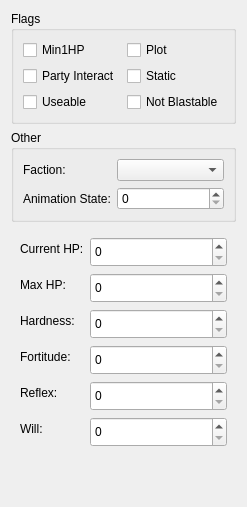
      <widget class="QWidget" name="tab_10">
       <attribute name="title">
        <string>Advanced</string>
       </attribute>
       <layout class="QVBoxLayout" name="verticalLayout">
        <item>
         <widget class="QGroupBox" name="groupBox_16">
          <property name="title">
           <string>Flags</string>
          </property>
          <layout class="QGridLayout" name="gridLayout_5">
           <item row="2" column="0">
            <widget class="QCheckBox" name="useableCheckbox">
             <property name="toolTip">
              <string>Useable (GFF: Useable). BYTE 0/1. When set, the placeable can be clicked/used
               by the player (runs Conversation or OnUsed script). When unset, the placeable cannot
               be directly interacted with. Modders: enable for containers, computers, and
               interactive objects; leave off for decoration.</string>
             </property>
             <property name="text">
              <string>Useable</string>
             </property>
            </widget>
           </item>
           <item row="1" column="0">
            <widget class="QCheckBox" name="partyInteractCheckbox">
             <property name="toolTip">
              <string>Party Interact (GFF: PartyInteract). BYTE 0/1. When set, any party member can
               use the placeable; when unset, only the player might be able to (engine-dependent).
               Modders: enable for shared containers or objects the whole party should use.</string>
             </property>
             <property name="text">
              <string>Party Interact</string>
             </property>
            </widget>
           </item>
           <item row="1" column="1">
            <widget class="QCheckBox" name="staticCheckbox">
             <property name="toolTip">
              <string>Static (GFF: Static). BYTE 0/1. When set, the placeable is non-interactive (no
               use, no dialogue). Used for decorative objects. Modders: enable for scenery; leave
               off for containers or useable objects.</string>
             </property>
             <property name="text">
              <string>Static</string>
             </property>
            </widget>
           </item>
           <item row="0" column="1">
            <widget class="QCheckBox" name="plotCheckbox">
             <property name="toolTip">
              <string>Plot (GFF: Plot). BYTE 0/1. When set, the placeable is plot-critical; the game
               may prevent it from being destroyed. Modders: enable for story-essential objects;
               leave off for normal destructible placeables.</string>
             </property>
             <property name="text">
              <string>Plot</string>
             </property>
            </widget>
           </item>
           <item row="2" column="1">
            <widget class="QCheckBox" name="notBlastableCheckbox">
             <property name="toolTip">
              <string>Not Blastable (GFF: NotBlastable). KotOR 2 only. BYTE 0/1. When set, the
               placeable cannot be destroyed by explosives. Modders: enable for placeables that must
               be opened or destroyed by script only.</string>
             </property>
             <property name="text">
              <string>Not Blastable</string>
             </property>
            </widget>
           </item>
           <item row="0" column="0">
            <widget class="QCheckBox" name="min1HpCheckbox">
             <property name="toolTip">
              <string>Min 1 HP (GFF: Min1HP). BYTE 0/1. When set, the placeable's HP cannot go below
               1 from damage. Scripts can still destroy it. Modders: use for placeables that must
               stay until scripted removal.</string>
             </property>
             <property name="text">
              <string>Min1HP</string>
             </property>
            </widget>
           </item>
          </layout>
         </widget>
        </item>
        <item>
         <widget class="QGroupBox" name="groupBox_17">
          <property name="title">
           <string>Other</string>
          </property>
          <layout class="QFormLayout" name="formLayout_11">
           <item row="0" column="0">
            <widget class="QLabel" name="label_41">
             <property name="text">
              <string>Faction:</string>
             </property>
            </widget>
           </item>
           <item row="0" column="1">
            <widget class="ComboBox2DA" name="factionSelect">
             <property name="toolTip">
              <string>Faction (GFF: Faction). DWORD. Engine reads via ReadFieldDWORD in
               LoadPlaceable. Faction identifier; determines who the placeable is hostile or
               friendly to (repute.2da). Modders: set to match your module's factions; 0 is often
               neutral. Wrong values can cause the placeable to be targeted by allies or ignored by
               enemies. Used for AI and combat targeting.</string>
             </property>
            </widget>
           </item>
           <item row="1" column="0">
            <widget class="QLabel" name="label_42">
             <property name="text">
              <string>Animation State:</string>
             </property>
            </widget>
           </item>
           <item row="1" column="1">
            <widget class="QSpinBox" name="animationState">
             <property name="toolTip">
              <string>Animation State (GFF: AnimationState). BYTE. Current placeable animation
               state. In engine files often 0. Modders: leave 0 in templates. Valid range 0–255.</string>
             </property>
             <property name="minimum">
              <number>0</number>
             </property>
             <property name="maximum">
              <number>255</number>
             </property>
            </widget>
           </item>
          </layout>
         </widget>
        </item>
        <item>
         <widget class="QFrame" name="frame_4">
          <property name="sizePolicy">
           <sizepolicy hsizetype="Preferred" vsizetype="MinimumExpanding">
            <horstretch>0</horstretch>
            <verstretch>0</verstretch>
           </sizepolicy>
          </property>
          <property name="minimumSize">
           <size>
            <width>0</width>
            <height>222</height>
           </size>
          </property>
          <layout class="QFormLayout" name="formLayout_3">
           <item row="0" column="0">
            <widget class="QLabel" name="label_3">
             <property name="text">
              <string>Current HP:</string>
             </property>
            </widget>
           </item>
           <item row="0" column="1">
            <widget class="QSpinBox" name="currentHpSpin">
             <property name="toolTip">
              <string>Current HP (GFF: CurrentHP). SHORT. Placeable's current hit points when
               loaded; when it reaches 0 the placeable is destroyed and OnDeath runs. Engine reads
               via ReadFieldSHORT in LoadPlaceable. Modders: valid range 0–32767; set equal to Max
               HP for full strength. Plot or Min1HP can prevent destruction; Static placeables may
               ignore damage. Clamped to Max HP when loading from GIT in some cases.</string>
             </property>
             <property name="sizePolicy">
              <sizepolicy hsizetype="Expanding" vsizetype="MinimumExpanding">
               <horstretch>0</horstretch>
               <verstretch>0</verstretch>
              </sizepolicy>
             </property>
             <property name="minimumSize">
              <size>
               <width>0</width>
               <height>30</height>
              </size>
             </property>
             <property name="minimum">
              <number>0</number>
             </property>
             <property name="maximum">
              <number>32767</number>
             </property>
            </widget>
           </item>
           <item row="1" column="0">
            <widget class="QLabel" name="label_26">
             <property name="text">
              <string>Max HP:</string>
             </property>
            </widget>
           </item>
           <item row="1" column="1">
            <widget class="QSpinBox" name="maxHpSpin">
             <property name="toolTip">
              <string>Max HP (GFF: HP). SHORT. Maximum hit points; the placeable is destroyed when
               Current HP reaches 0 (unless Plot or Min1HP). Engine reads via ReadFieldSHORT in
               LoadPlaceable. Modders: valid range 0–32767; typical 10–50 for breakable placeables.
               Use 0 or 1 for indestructible if combined with Plot. Healing and damage update
               Current HP at runtime.</string>
             </property>
             <property name="sizePolicy">
              <sizepolicy hsizetype="Minimum" vsizetype="MinimumExpanding">
               <horstretch>0</horstretch>
               <verstretch>0</verstretch>
              </sizepolicy>
             </property>
             <property name="minimumSize">
              <size>
               <width>0</width>
               <height>30</height>
              </size>
             </property>
             <property name="minimum">
              <number>0</number>
             </property>
             <property name="maximum">
              <number>32767</number>
             </property>
            </widget>
           </item>
           <item row="2" column="0">
            <widget class="QLabel" name="label_20">
             <property name="text">
              <string>Hardness:</string>
             </property>
            </widget>
           </item>
           <item row="2" column="1">
            <widget class="QSpinBox" name="hardnessSpin">
             <property name="toolTip">
              <string>Hardness (GFF: Hardness). BYTE 0–255. Engine reads via ReadFieldBYTE in
               LoadPlaceable. Damage reduction applied when the placeable is hit; each attack's
               damage is reduced by this amount. Does not prevent destruction when HP reaches 0.
               Modders: typical 0–10; high values make the placeable very resistant to damage until
               HP is depleted.</string>
             </property>
             <property name="sizePolicy">
              <sizepolicy hsizetype="Minimum" vsizetype="MinimumExpanding">
               <horstretch>0</horstretch>
               <verstretch>0</verstretch>
              </sizepolicy>
             </property>
             <property name="minimumSize">
              <size>
               <width>0</width>
               <height>30</height>
              </size>
             </property>
             <property name="minimum">
              <number>0</number>
             </property>
             <property name="maximum">
              <number>255</number>
             </property>
            </widget>
           </item>
           <item row="3" column="0">
            <widget class="QLabel" name="label_21">
             <property name="text">
              <string>Fortitude:</string>
             </property>
            </widget>
           </item>
           <item row="3" column="1">
            <widget class="QSpinBox" name="fortitudeSpin">
             <property name="toolTip">
              <string>Fortitude (GFF: Fort). BYTE 0–255. Engine reads via ReadFieldBYTE in
               LoadPlaceable. Fortitude save value used in some save checks (e.g. spells, effects).
               Modders: often 0 in vanilla files; increase for placeables that must resist certain
               effects. Used with Reflex and Will for full save calculations.</string>
             </property>
             <property name="sizePolicy">
              <sizepolicy hsizetype="Minimum" vsizetype="MinimumExpanding">
               <horstretch>0</horstretch>
               <verstretch>0</verstretch>
              </sizepolicy>
             </property>
             <property name="minimumSize">
              <size>
               <width>0</width>
               <height>30</height>
              </size>
             </property>
             <property name="minimum">
              <number>0</number>
             </property>
             <property name="maximum">
              <number>255</number>
             </property>
            </widget>
           </item>
           <item row="4" column="0">
            <widget class="QLabel" name="label_24">
             <property name="text">
              <string>Reflex:</string>
             </property>
            </widget>
           </item>
           <item row="4" column="1">
            <widget class="QSpinBox" name="reflexSpin">
             <property name="toolTip">
              <string>Reflex (GFF: Ref). BYTE 0–255. Engine reads via ReadFieldBYTE in
               LoadPlaceable. Reflex save value for the placeable; used in some save checks.
               Modders: often 0 in vanilla; set higher for placeables that should resist
               reflex-based effects (e.g. area spells).</string>
             </property>
             <property name="sizePolicy">
              <sizepolicy hsizetype="Minimum" vsizetype="MinimumExpanding">
               <horstretch>0</horstretch>
               <verstretch>0</verstretch>
              </sizepolicy>
             </property>
             <property name="minimumSize">
              <size>
               <width>0</width>
               <height>30</height>
              </size>
             </property>
             <property name="minimum">
              <number>0</number>
             </property>
             <property name="maximum">
              <number>255</number>
             </property>
            </widget>
           </item>
           <item row="5" column="0">
            <widget class="QLabel" name="label_25">
             <property name="text">
              <string>Will:</string>
             </property>
            </widget>
           </item>
           <item row="5" column="1">
            <widget class="QSpinBox" name="willSpin">
             <property name="toolTip">
              <string>Will (GFF: Will). BYTE 0–255. Engine reads via ReadFieldBYTE in LoadPlaceable.
               Will save value; used in some save checks (e.g. mind-affecting or will-based
               effects). Modders: often 0 in vanilla; increase for placeables that should resist
               will-based effects.</string>
             </property>
             <property name="sizePolicy">
              <sizepolicy hsizetype="Minimum" vsizetype="MinimumExpanding">
               <horstretch>0</horstretch>
               <verstretch>0</verstretch>
              </sizepolicy>
             </property>
             <property name="minimumSize">
              <size>
               <width>0</width>
               <height>30</height>
              </size>
             </property>
             <property name="minimum">
              <number>0</number>
             </property>
             <property name="maximum">
              <number>255</number>
             </property>
            </widget>
           </item>
          </layout>
         </widget>
        </item>
        <item>
         <spacer name="verticalSpacer_2">
          <property name="orientation">
           <enum>Qt::Vertical</enum>
          </property>
          <property name="sizeHint" stdset="0">
           <size>
            <width>20</width>
            <height>40</height>
           </size>
          </property>
         </spacer>
        </item>
       </layout>
      </widget>
